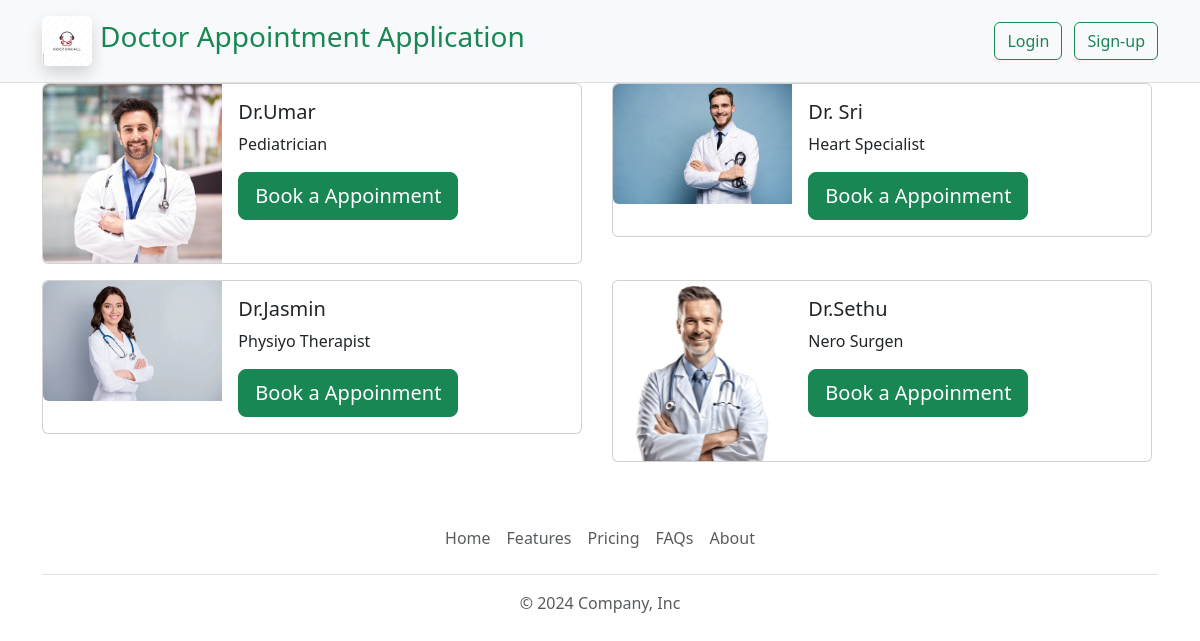
/home/, run on the app's committed database.
### myapp/models.py (models this page shows, shortened)
class Doctorinfo(models.Model):
    doctor_image=models.ImageField(upload_to="doctors/")
    doctor_name = models.CharField(max_length=100)
    doctor_spec = models.CharField(max_length=100)

### myapp/views.py (the view)
# urls.py: path('home/',views.home,name='home'),
def home(request):
    doctors=Doctorinfo.objects.all()
    return render(request,'main.html',{'doctors':doctors})

### templates/main.html (shortened to what this page needs)
<!DOCTYPE html>
<html lang="en">
<head>
    {% load static %}
    <link href="https://cdn.jsdelivr.net/npm/bootstrap@5.3.3/dist/css/bootstrap.min.css" rel="stylesheet"
>
</head>
<body>
    <header class="p-3 text-bg-light border-bottom">
        <div class="container">
            <div class="d-flex flex-wrap align-items-center justify-content-center justify-content-lg-start">
                <a href="/" class="d-flex align-items-center mb-2 mb-lg-0 text-success text-decoration-none">
                    <img src="{% static '1.jpg'  %}" class="rounded shadow me-2" width="50px" height="50px" alt="">
                    <h3>Doctor Appointment Application</h3>
                </a>
                <div class="text-end">
                    <a href="{% url 'login' %}"><button type="button"
                            class="btn btn-outline-success me-2">Login</button></a>
                    <a href="{% url 'signup' %}"><button type="button"
                            class="btn btn-outline-success">Sign-up</button></a>
                </div>
            </div>
        </div>
    </header>
    <div class="container">
        <div class="row">
            {% for i in doctors %}
            <div class="col-6">
                <div class="card mb-3" style="max-width: 540px;">
                    <div class="row g-0">
                        <div class="col-md-4">
                            <img src="{{i.doctor_image.url}}" class="img-fluid rounded-start" alt="{{ i.doctor_name }}">
                        </div>
                        <div class="col-md-8">
                            <div class="card-body">
                                <h5 class="card-title">{{ i.doctor_name }}</h5>
                                <p class="card-text">{{ i.doctor_spec }}</p>
                                <a href="{% url 'register' i.id %}" class="btn btn-success btn-lg">Book a
                                    Appoinment</a>
                            </div>
                        </div>
                    </div>
                </div>
            </div>
            {% endfor %}
        </div>
    </div>
    <div class="container">
        <footer class="py-3 my-4">
            <ul class="nav justify-content-center border-bottom pb-3 mb-3">
                <li class="nav-item"><a href="#" class="nav-link px-2 text-body-secondary">Home</a></li>
                <li class="nav-item"><a href="#" class="nav-link px-2 text-body-secondary">Features</a></li>
                <li class="nav-item"><a href="#" class="nav-link px-2 text-body-secondary">Pricing</a></li>
                <li class="nav-item"><a href="#" class="nav-link px-2 text-body-secondary">FAQs</a></li>
                <li class="nav-item"><a href="#" class="nav-link px-2 text-body-secondary">About</a></li>
            </ul>
            <p class="text-center text-body-secondary">&copy; 2024 Company, Inc</p>
        </footer>
    </div>
</body>
</html>

### data on the page
Doctorinfo: doctor_image (picture), doctor_name "Dr.Umar", doctor_spec "Pediatrician"
Doctorinfo: doctor_image (picture), doctor_name "Dr. Sri", doctor_spec "Heart Specialist"
Doctorinfo: doctor_image (picture), doctor_name "Dr.Jasmin", doctor_spec "Physiyo Therapist"
Doctorinfo: doctor_image (picture), doctor_name "Dr.Sethu", doctor_spec "Nero Surgen"
